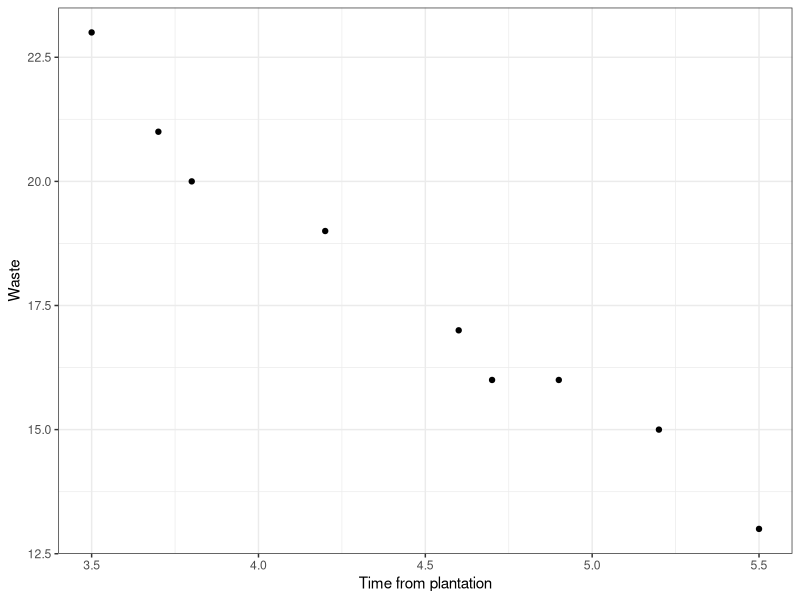
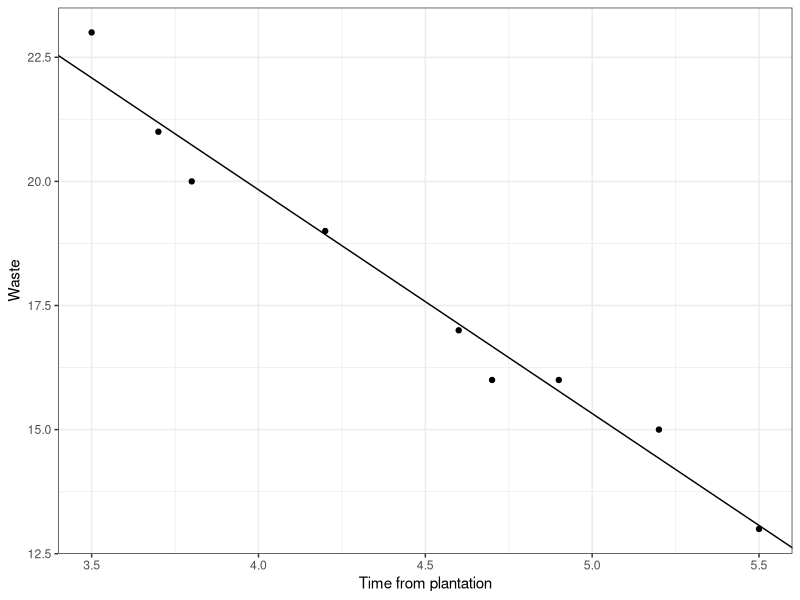

These figures' R source, in order:
library(ggplot2);
library(tidyverse);

y <- c(23, 21, 20, 19, 17, 16, 16, 15, 13);
x <- c(3.5, 3.7, 3.8, 4.2, 4.6, 4.7, 4.9, 5.2, 5.5);

df <- data.frame(tempplant = x, waste=y);

# a. gráfico de dispersão
disp <- ggplot(df, aes(x=tempplant, y=waste)) + geom_point() + labs(x="Time from plantation", y="Waste") + theme_bw();

# b. modelo de regressão linear
mod <- lm(waste ~ tempplant, data = df);

# c. análise do modelo
summary(mod);

# d. reta de regressão
dispLine <- disp + geom_abline(aes(intercept=coef(mod)[1], slope=coef(mod)[2]));